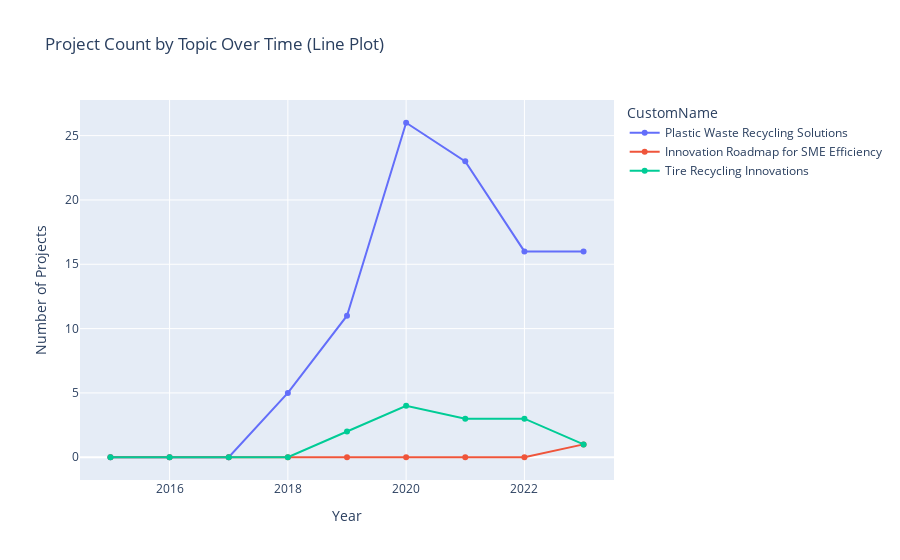

Notebook code cell kept with this figure:
### Markdown cell above
#### **PROJECT COUNT OVER TIME** <a class="anchor" id="project_count"></a>

### Code cell
df_projects['start_year'] = df_projects['Looptijd'].str.extract(r'(\d{4})')
df_projects['start_date'] = df_projects['start_year'] + '-01-01'

# convert 'start_date' to datetime format
df_projects['start_date'] = pd.to_datetime(df_projects['start_date'])


# filter data
filtered_data = df_projects[(df_projects['start_date'].dt.year >= START_YEAR) &
                            (df_projects['start_date'].dt.year <= END_YEAR) &
                            (df_projects['Topic'].isin(TOPICS))]

# group data by year and topic
grouped_data = filtered_data.groupby([filtered_data['start_date'].dt.year, 'Topic'])[COLUMN_PROJECT_ID].count().unstack(fill_value=0)
all_years = pd.Index(range(START_YEAR, END_YEAR + 1), name='Year')
grouped_data = grouped_data.reindex(all_years, fill_value=0)

line_fig = go.Figure()

topic_data = filtered_data.drop_duplicates(subset=['Topic'])

for topic in SELECTED_TOPIC_IDS:
    if topic in grouped_data.columns:
        representation = topic_data.loc[topic_data['Topic'] == topic, 'CustomName'].iloc[0]
        if isinstance(representation, list):
            representation = ', '.join(representation)
        
        line_fig.add_trace(go.Scatter(
            x=grouped_data.index,
            y=grouped_data[topic],
            name=representation,
            mode='lines+markers'
        ))

line_fig.update_layout(
    title='Project Count by Topic Over Time (Line Plot)',
    xaxis_title='Year',
    yaxis_title='Number of Projects',
    legend_title='CustomName'
)

line_fig.show()

if EXPORT_GRAPHS_CSV:
    grouped_data.to_csv('graph_exports/rvo/project_count_by_topic_over_time.csv')

### Figure 1 — Plotly figure (JSON) as saved in the notebook; plotly's stock layout.template omitted (floating-point values rounded to 4 significant figures)
{"data": [{"mode": "lines+markers", "name": "Plastic Waste Recycling Solutions", "type": "scatter", "x": [2015, 2016, 2017, 2018, 2019, 2020, 2021, 2022, 2023], "y": [0, 0, 0, 5, 11, 26, 23, 16, 16]}, {"mode": "lines+markers", "name": "Innovation Roadmap for SME Efficiency", "type": "scatter", "x": [2015, 2016, 2017, 2018, 2019, 2020, 2021, 2022, 2023], "y": [0, 0, 0, 0, 0, 0, 0, 0, 1]}, {"mode": "lines+markers", "name": "Tire Recycling Innovations", "type": "scatter", "x": [2015, 2016, 2017, 2018, 2019, 2020, 2021, 2022, 2023], "y": [0, 0, 0, 0, 2, 4, 3, 3, 1]}], "layout": {"legend": {"title": {"text": "CustomName"}}, "title": {"text": "Project Count by Topic Over Time (Line Plot)"}, "xaxis": {"title": {"text": "Year"}}, "yaxis": {"title": {"text": "Number of Projects"}}}}
